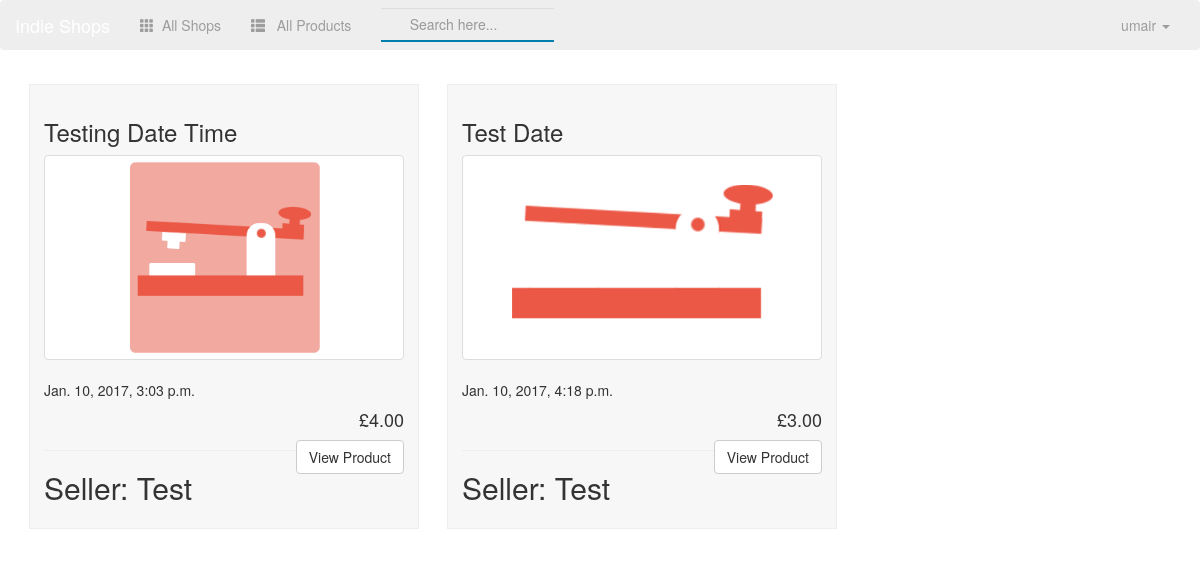
Page /shop/products/all/ (signed in) on the committed database.
### shop/models.py (models this page shows, shortened)
class Product(models.Model):
    product_name = models.CharField(max_length=250)
    business = models.ForeignKey(Shop, on_delete=models.CASCADE, related_name="products")
    product_desc = models.TextField()
    product_image = models.FileField()
    price = models.DecimalField(max_digits=6, decimal_places=2)
    created = models.DateTimeField(auto_now_add=True, blank=True)
    @property
    def price_format(self):
        return "£%s" % self.price

class Shop(models.Model):
    name = models.CharField(max_length=150)
    owner = models.OneToOneField(User, related_name="owner")
    description = models.TextField(max_length=5000, default="Default Description. Looks like the Shop Owner hasn't uploaded a description..")
    shop_logo = models.FileField()
    def create_shop(sender, **kwargs):
        user = kwargs["instance"]
        if kwargs["created"]:
            up = Shop(owner=user)
            up.save()
    post_save.connect(create_shop, sender=User)

### shop/views.py (the view)
class AllProducts(ListView):
    model = Product
    template_name = 'shop/all_products.html'

### shop/templates/shop/all_products.html (shortened to what this page needs)
{% extends 'shop/base.html' %}
{% block main-content %}
    {% if product_list%}
    {% for product in product_list %}
            <div class="col-sm-4 col-md-4 col-lg-4 productDetails-container">
                <h3>{{ product.product_name }}</h3>
                <div class="thumbnail">
                   <img src="{{ product.product_image.url }}" class="img-responsive">
                </div>
                    <p>{{ product.created }}</p>
                    <h4 style="text-align:right;">{{ product.price_format }}</h4>
                        <a href="{% url 'shop:product-details' product.id %}"><button type="button" class="btn btn-default pull-right">View Product</button></a>
                    <hr>
                    <h2>Seller: {{ product.business.name }}</h2>
            </div>
    {% endfor %}
    {% else %}
    <div class="col-sm-10 col-sm-offset-1 col-md-8 col-lg-8 col-md-offset-2 col-lg-offset-2 emptyResults-box">
        <h4 class="emptyResultsTextHeading">Doesn't Look like theres any products here! Looks like our sellers need to start adding some..</h4>
    </div>
    {% endif %}
{% endblock %}

### shop/templates/shop/base.html (shortened to what this page needs)
<!doctype html>
<html>
    <head>
        {% load staticfiles %}
        <link rel="stylesheet" href="https://maxcdn.bootstrapcdn.com/bootstrap/3.3.7/css/bootstrap.min.css">
        <link rel="stylesheet" type="text/css" href="{% static 'shop/style.css' %}" />
    </head>
    <body>
        <nav class="navbar navbar-inverse job-nav">
            <div class="container-fluid">
                <div class="navbar-header">
                    <a class="navbar-brand" href="{% url 'shop:index' %}">Indie Shops</a>
                </div>
                <div class="collapse navbar-collapse" id="topNavBar">
                    <ul class="nav navbar-nav">
                        <li class="" >
                            <a href="{% url 'shop:index' %} ">
                                <span class="glyphicon glyphicon-th" aria-hidden="true"></span> &nbsp;All Shops
                            </a>
                        </li>
                        <li class="" >
                            <a href="{% url  'shop:all-products' %}">
                                <span class="glyphicon glyphicon-th-list" aria-hidden="true"></span> &nbsp; All Products
                            </a>
                        </li>
                    </ul>
                    <form class="navbar-form navbar-left" role="search" method="get" action="{% url 'shop:search' %}">
                        <div class="form-group">
                            <input type="text" class="form-control searchBox" name="search" value="" placeholder="Search here...">
                        </div>
                    </form>
                    <ul class="nav navbar-nav navbar-right">
                    {% if user.is_authenticated %}
                        <li class="dropdown">
                            <a href="#" class="dropdown-toggle" data-toggle="dropdown" role="button" aria-haspopup="true" aria-expanded="false">{{user}} <span class="caret"></span></a>
                    {% endif %}
                </div>
            </div>
        </nav>
        <div class="container-fluid">
            {% block main-content %}
            {% endblock %}
        </div>
    </body>
</html>

### shop/static/shop/style.css (style rules this page uses)
.job-nav { background: #eee; border: none; }
.searchBox { border: none; border-radius: 0; background-color: inherit; padding: 1%; border-bottom: solid 2px #007faf; text-indent: 1.9em; }
.productDetails-container { border: solid 1px #eee; background: #f7f7f7; padding: 1em; margin: 1em; }

### rows in the picture
Product: product_name "Testing Date Time", product_image (picture), created "Jan. 10, 2017, 3:03 p.m.", price_format "£4.00", business.name "Test"
Product: product_name "Test Date", product_image (picture), created "Jan. 10, 2017, 4:18 p.m.", price_format "£3.00", business.name "Test"

### other values in the picture
{{ user }} "umair"
